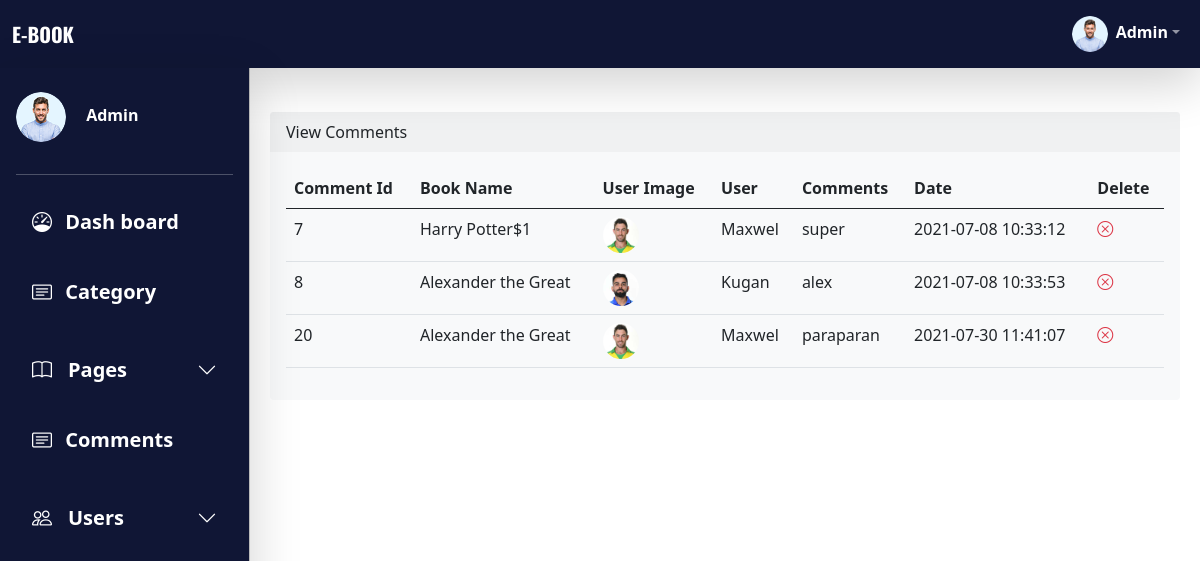
The app's page /admin/view_comments.php (signed in) with its own data.
### tables this page shows
CREATE TABLE `comments` (
  `comment_id` int(11) NOT NULL,
  `comment_post` varchar(200) NOT NULL,
  `comment_content` text NOT NULL,
  `comment_date` datetime NOT NULL,
  `comment_user` varchar(100) NOT NULL,
  `comment_user_image` varchar(100) NOT NULL
);

### admin/view_comments.php (the view, shortened to what this page needs)
<?php include 'aheader.php';
?>
<main class="mt-5 pt-3">
    <div class="container">
    <div class="card mt-5 mb-2 mx-2 border-0 bg-light">
  <div class="card-header border-0">
    View Comments
  </div>
  <div class="card-body">
  <div class="card-tables  table-responsive">
  <table class="table  table-hover ">
  <thead>
    <tr>
      <th scope="col">Comment Id</th>
      <th scope="col">Book Name</th>
      <th scope="col">User Image</th>
      <th scope="col">User</th>
      <th scope="col">Comments</th>
      <th scope="col">Date</th>
      <th scope="col">Delete</th>
    </tr>
  </thead>
  <tbody class="text-start ">
  <?php
  $select_comment_query="SELECT * FROM comments";
  $select_comment_result=mysqli_query($connection,$select_comment_query);
  while($row=mysqli_fetch_assoc($select_comment_result)){
    $comment_id=$row['comment_id'];
    $comment_post=$row['comment_post'];
    $comment_content=$row['comment_content'];
    $comment_date=$row['comment_date'];
    $comment_user=$row['comment_user'];
    $comment_user_image=$row['comment_user_image'];
   ?>
    <tr>
      <td><?php echo$comment_id ?></td>
      <td><?php echo$comment_post; ?></td>
      <td><img class="rounded-circle" width="36" height="36"  src="../images/<?php echo$comment_user_image; ?>" alt=""></td>
      <td><?php echo$comment_user; ?></td>
      <td><?php echo$comment_content; ?></td>
      <td><?php echo$comment_date; ?></td>
      <td class=""><a href='view_comments.php?delete=<?php echo$comment_id; ?>' ><i class="bi bi-x-circle text-danger"></i></a></td>
    </tr>
    <?php } ?>
  </tbody>
</table>
  </div>
  </div>
</div>
    </div>
</main>
<?php include 'afooter.php'; ?>

### css/admin_style.css (style rules this page uses)
:root { --offcanvas-width: 250px; --topNavbar-height: 68px; }
@media (min-width: 992px) { body { overflow: auto !important; } }
@media (min-width: 992px) { main { margin-left: var(--offcanvas-width); } }

### records on screen
comments: comment_id "7", comment_post "Harry Potter$1", comment_user_image (picture), comment_user "Maxwel", comment_content "super", comment_date "2021-07-08 10:33:12"
comments: comment_id "8", comment_post "Alexander the Great", comment_user_image (picture), comment_user "Kugan", comment_content "alex", comment_date "2021-07-08 10:33:53"
comments: comment_id "20", comment_post "Alexander the Great", comment_user_image (picture), comment_user "Maxwel", comment_content "paraparan", comment_date "2021-07-30 11:41:07"

### other values on screen
$_SESSION['A_NAME'] "Admin"
